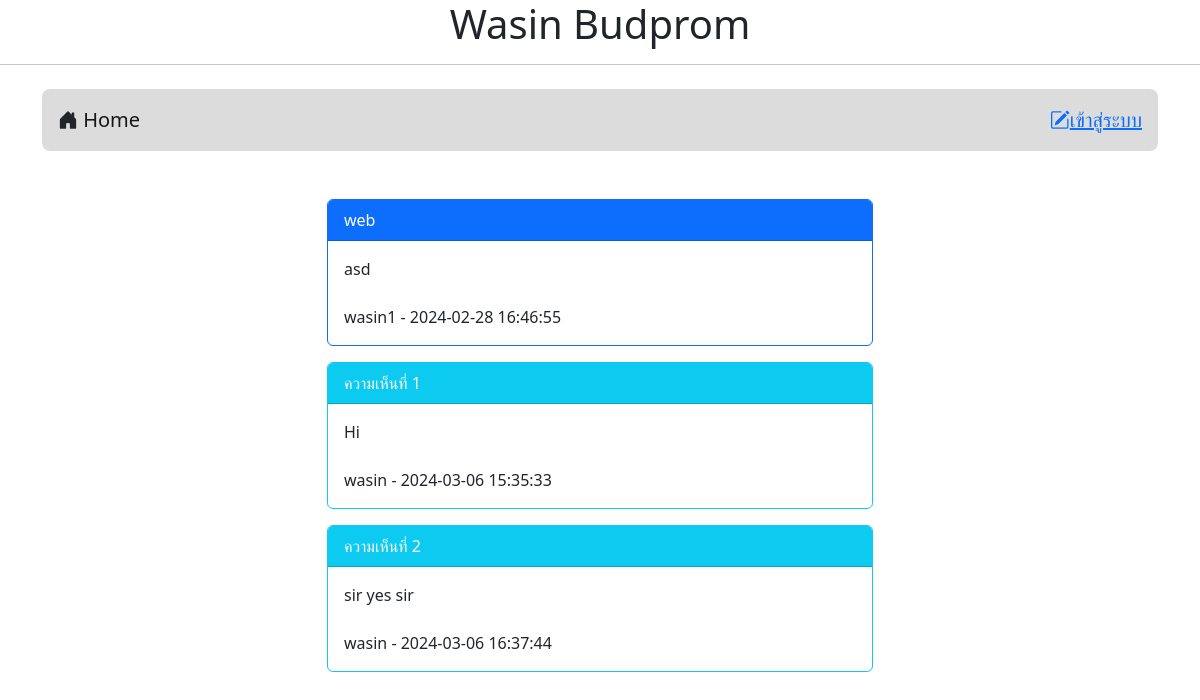
The page /post.php?id=1 on the database its author committed.
### tables this page shows
CREATE TABLE `post` (
  `id` int(11) NOT NULL,
  `title` varchar(128) NOT NULL,
  `content` varchar(2048) NOT NULL,
  `post_date` datetime NOT NULL,
  `cat_id` int(11) NOT NULL,
  `user_id` int(11) NOT NULL
);

CREATE TABLE `user` (
  `id` int(11) NOT NULL,
  `login` varchar(64) NOT NULL,
  `password` varchar(64) NOT NULL,
  `name` varchar(64) NOT NULL,
  `gender` char(1) NOT NULL,
  `email` varchar(32) NOT NULL,
  `role` char(1) NOT NULL
);

CREATE TABLE `comment` (
  `id` int(11) NOT NULL,
  `content` varchar(20148) NOT NULL,
  `post_date` datetime NOT NULL,
  `user_id` int(11) NOT NULL,
  `post_id` int(11) NOT NULL
);

### post.php (the view, shortened to what this page needs)
<!DOCTYPE html>
<html lang="en">
<head>
    <link href="https://cdn.jsdelivr.net/npm/bootstrap@5.2.3/dist/css/bootstrap.min.css" rel="stylesheet">
    <link rel="stylesheet" href="https://cdn.jsdelivr.net/npm/bootstrap-icons@1.11.3/font/bootstrap-icons.min.css">
</head>
<header>
    <h1 style="text-align:center;">Wasin Budprom</h1>
    <hr>
</header>
<body>
    <div class="container-lg">
        <?php
            include "nav.php"
        ?>
        <div class="row mt-4">
            <div class="col-lg-3 col-md-2 col-sm-1"></div>
            <div class="col-lg-6 col-md-8 col-sm-10">
                <?php
                    $conn=new PDO("mysql:host=localhost;dbname=webboard;charset=utf8","root","");
                    $sql="SELECT post.title,post.content,post.post_date,user.login FROM post INNER JOIN user ON
                        (post.user_id=user.id) WHERE post.id=$_GET[id]";
                    $result=$conn->query($sql);
                        while($row=$result->fetch()){
                           echo "<div class='card border-primary mt-3'>";
                           echo    "<div class='card-header bg-primary text-white'>
                                    $row[0]
                                    </div>";
                           echo    "<div class='card-body'>
                                    $row[1]
                                    <br><br>$row[3] - $row[2]
                                    </div>";
                           echo "</div>";
                        };
                    $sql1="SELECT comment.content,comment.post_date,user.login comment FROM comment INNER JOIN user ON
                            (comment.user_id=user.id) WHERE comment.post_id=$_GET[id]";
                    $result=$conn->query($sql1);
                    $i=1;
                    while($row=$result->fetch()){
                    echo "<div class='card border-info mt-3'>";
                    echo    "<div class='card-header bg-info text-white'>
                                ความเห็นที่ $i
                            </div>";
                    echo    "<div class='card-body'>
                                $row[0]
                                <br><br>$row[2] - $row[1]
                                </div>";
                    echo "</div>";
                    $i++;
                    };
                ?>
            <br>
            </div>
            <div class="col-lg-3 col-md-2 col-sm-1"></div>
        </div>
    </div>
</body>
</html>

### rows shown on the page
post: title "web", content "asd", user.login "wasin1", post_date "2024-02-28 16:46:55"
comment: content "Hi", user.login "wasin", post_date "2024-03-06 15:35:33"
comment: content "sir yes sir", user.login "wasin", post_date "2024-03-06 16:37:44"
